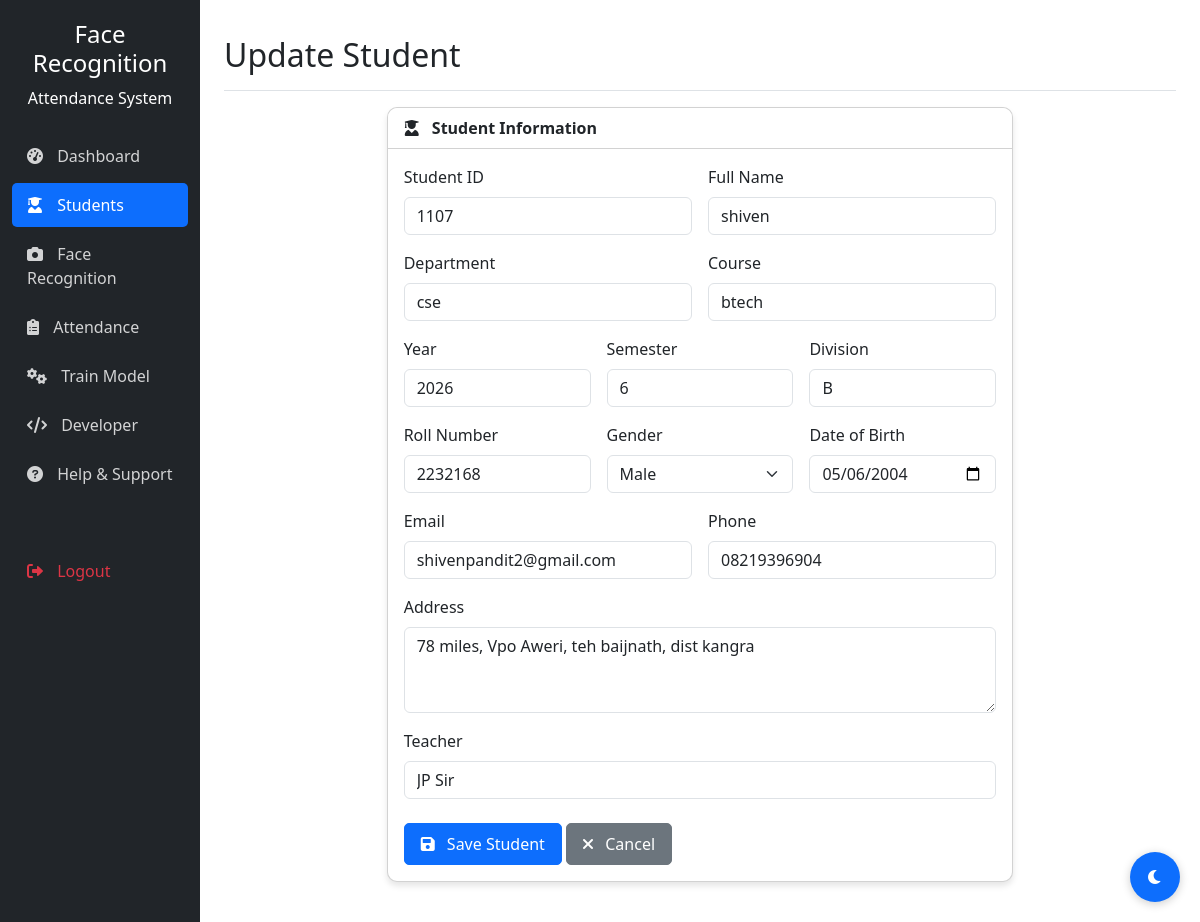
Page /students/1107/update/ (signed in) on the earlier database version.
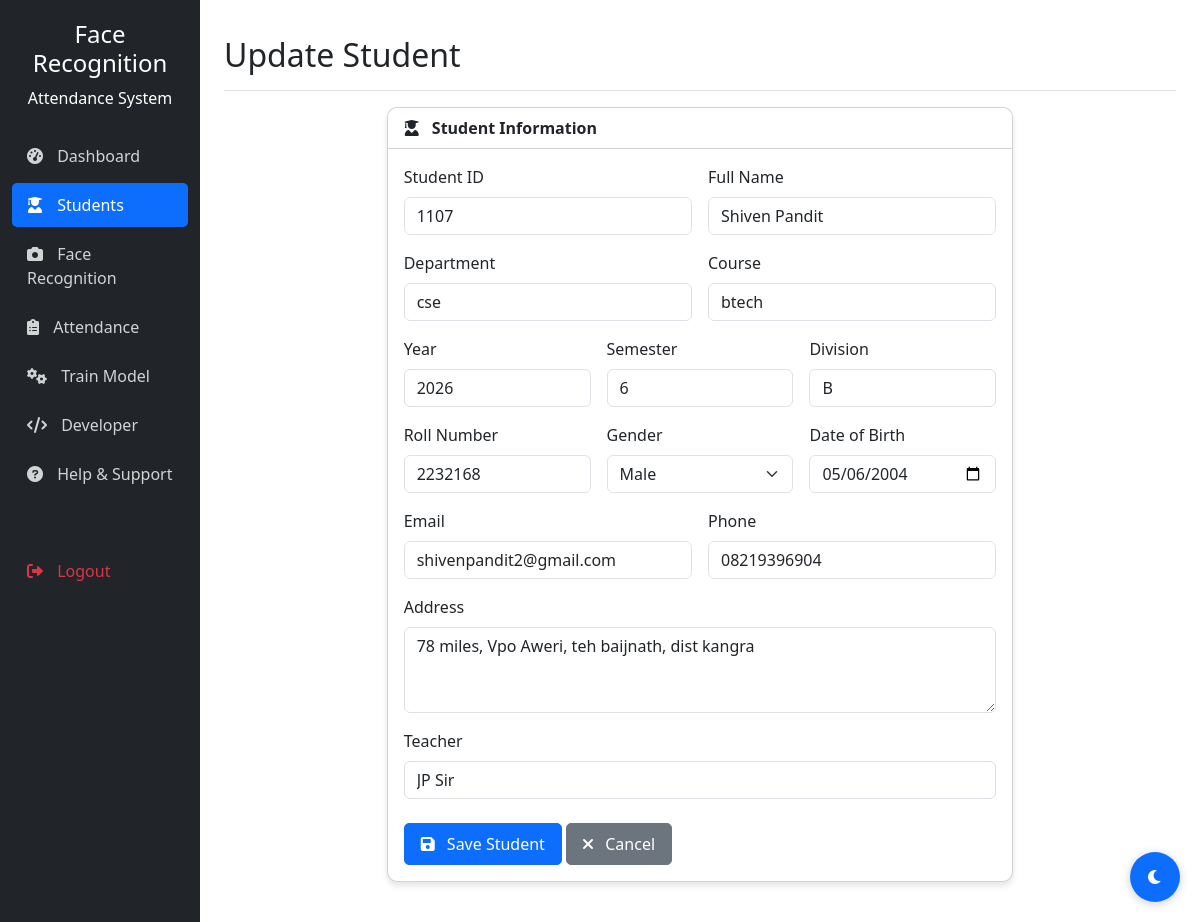
Same page on the later database version.
### students/models.py (models this page shows, shortened)
class Student(models.Model):
    student_id = models.CharField(max_length=20, primary_key=True)
    name = models.CharField(max_length=100)
    department = models.CharField(max_length=100)
    course = models.CharField(max_length=100)
    year = models.CharField(max_length=20)
    semester = models.CharField(max_length=20)
    division = models.CharField(max_length=20)
    roll = models.CharField(max_length=20)
    gender = models.CharField(max_length=10)
    dob = models.DateField(null=True, blank=True)
    email = models.EmailField(null=True, blank=True)
    phone = models.CharField(max_length=20, null=True, blank=True)
    address = models.TextField(null=True, blank=True)
    teacher = models.CharField(max_length=100, null=True, blank=True)
    photo_sample = models.BooleanField(default=False)
    created_at = models.DateTimeField(auto_now_add=True)
    updated_at = models.DateTimeField(auto_now=True)

### students/views.py (the view)
# urls.py: path('<str:student_id>/update/', views.student_update, name='student_update'),
@login_required
def student_update(request, student_id):
    student = get_object_or_404(Student, student_id=student_id)
    if request.method == 'POST':
        form = StudentForm(request.POST, instance=student)
        if form.is_valid():
            form.save()
            messages.success(request, 'Student record updated successfully!')
            return redirect('student_detail', student_id=student.student_id)
    else:
        form = StudentForm(instance=student)
    return render(request, 'students/student_form.html', {'form': form, 'title': 'Update Student'})

### students/forms.py
class StudentForm(forms.ModelForm):
    class Meta:
        model = Student
        fields = [
            'student_id', 'name', 'department', 'course', 'year',
            'semester', 'division', 'roll', 'gender', 'dob',
            'email', 'phone', 'address', 'teacher'
        ]
        widgets = {
            'dob': forms.DateInput(attrs={'type': 'date'}),
            'address': forms.Textarea(attrs={'rows': 3}),
        }

### templates/students/student_form.html (shortened to what the changed rows need)
{% extends 'base.html' %}
{% block header %}{{ title }}{% endblock %}
{% block content %}
<div class="row justify-content-center">
    <div class="col-md-8">
        <div class="card">
            <div class="card-body">
                <form method="post">
                    <div class="row g-3">
                        <div class="col-md-6">
                            <label for="{{ form.student_id.id_for_label }}" class="form-label">Student ID</label>
                            <input type="text" name="{{ form.student_id.name }}"
                                   class="form-control {% if form.student_id.errors %}is-invalid{% endif %}"
                                   id="{{ form.student_id.id_for_label }}"
                                   value="{{ form.student_id.value|default:'' }}"
                                   {% if form.instance.pk %}readonly{% endif %}>
                        </div>
                        <div class="col-md-6">
                            <label for="{{ form.name.id_for_label }}" class="form-label">Full Name</label>
                            <input type="text" name="{{ form.name.name }}"
                                   class="form-control {% if form.name.errors %}is-invalid{% endif %}"
                                   id="{{ form.name.id_for_label }}"
                                   value="{{ form.name.value|default:'' }}">
                        </div>
                        <div class="col-md-6">
                            <label for="{{ form.department.id_for_label }}" class="form-label">Department</label>
                            <input type="text" name="{{ form.department.name }}"
                                   class="form-control {% if form.department.errors %}is-invalid{% endif %}"
                                   id="{{ form.department.id_for_label }}"
                                   value="{{ form.department.value|default:'' }}">
                        </div>
                        <div class="col-md-6">
                            <label for="{{ form.course.id_for_label }}" class="form-label">Course</label>
                            <input type="text" name="{{ form.course.name }}"
                                   class="form-control {% if form.course.errors %}is-invalid{% endif %}"
                                   id="{{ form.course.id_for_label }}"
                                   value="{{ form.course.value|default:'' }}">
                        </div>
                        <div class="col-md-4">
                            <label for="{{ form.year.id_for_label }}" class="form-label">Year</label>
                            <input type="text" name="{{ form.year.name }}"
                                   class="form-control {% if form.year.errors %}is-invalid{% endif %}"
                                   id="{{ form.year.id_for_label }}"
                                   value="{{ form.year.value|default:'' }}">
                        </div>
                        <div class="col-md-4">
                            <label for="{{ form.roll.id_for_label }}" class="form-label">Roll Number</label>
                            <input type="text" name="{{ form.roll.name }}"
                                   class="form-control {% if form.roll.errors %}is-invalid{% endif %}"
                                   id="{{ form.roll.id_for_label }}"
                                   value="{{ form.roll.value|default:'' }}">
                        </div>
                        <div class="col-md-4">
                            <label for="{{ form.gender.id_for_label }}" class="form-label">Gender</label>
                            <select name="{{ form.gender.name }}"
                                    class="form-select {% if form.gender.errors %}is-invalid{% endif %}"
                                    id="{{ form.gender.id_for_label }}">
                                <option value="Male" {% if form.gender.value == 'Male' %}selected{% endif %}>Male</option>
                            </select>
                        </div>
                        <div class="col-md-4">
                            <label for="{{ form.dob.id_for_label }}" class="form-label">Date of Birth</label>
                            <input type="date" name="{{ form.dob.name }}"
                                   class="form-control {% if form.dob.errors %}is-invalid{% endif %}"
                                   id="{{ form.dob.id_for_label }}"
                                   value="{{ form.dob.value|date:'Y-m-d'|default:'' }}">
                        </div>
                        <div class="col-md-6">
                            <label for="{{ form.email.id_for_label }}" class="form-label">Email</label>
                            <input type="email" name="{{ form.email.name }}"
                                   class="form-control {% if form.email.errors %}is-invalid{% endif %}"
                                   id="{{ form.email.id_for_label }}"
                                   value="{{ form.email.value|default:'' }}">
                        </div>
                        <div class="col-md-6">
                            <label for="{{ form.phone.id_for_label }}" class="form-label">Phone</label>
                            <input type="tel" name="{{ form.phone.name }}"
                                   class="form-control {% if form.phone.errors %}is-invalid{% endif %}"
                                   id="{{ form.phone.id_for_label }}"
                                   value="{{ form.phone.value|default:'' }}">
                        </div>
                        <div class="col-12">
                            <label for="{{ form.address.id_for_label }}" class="form-label">Address</label>
                            <textarea name="{{ form.address.name }}"
                                      class="form-control {% if form.address.errors %}is-invalid{% endif %}"
                                      id="{{ form.address.id_for_label }}"
                                      rows="3">{{ form.address.value|default:'' }}</textarea>
                        </div>
                        <div class="col-12">
                            <label for="{{ form.teacher.id_for_label }}" class="form-label">Teacher</label>
                            <input type="text" name="{{ form.teacher.name }}"
                                   class="form-control {% if form.teacher.errors %}is-invalid{% endif %}"
                                   id="{{ form.teacher.id_for_label }}"
                                   value="{{ form.teacher.value|default:'' }}">
                        </div>
                    </div>
                </form>
            </div>
        </div>
    </div>
</div>
{% endblock %}

Differences in the rows shown:
changed Student "cse": name "shiven" → "Shiven Pandit"
